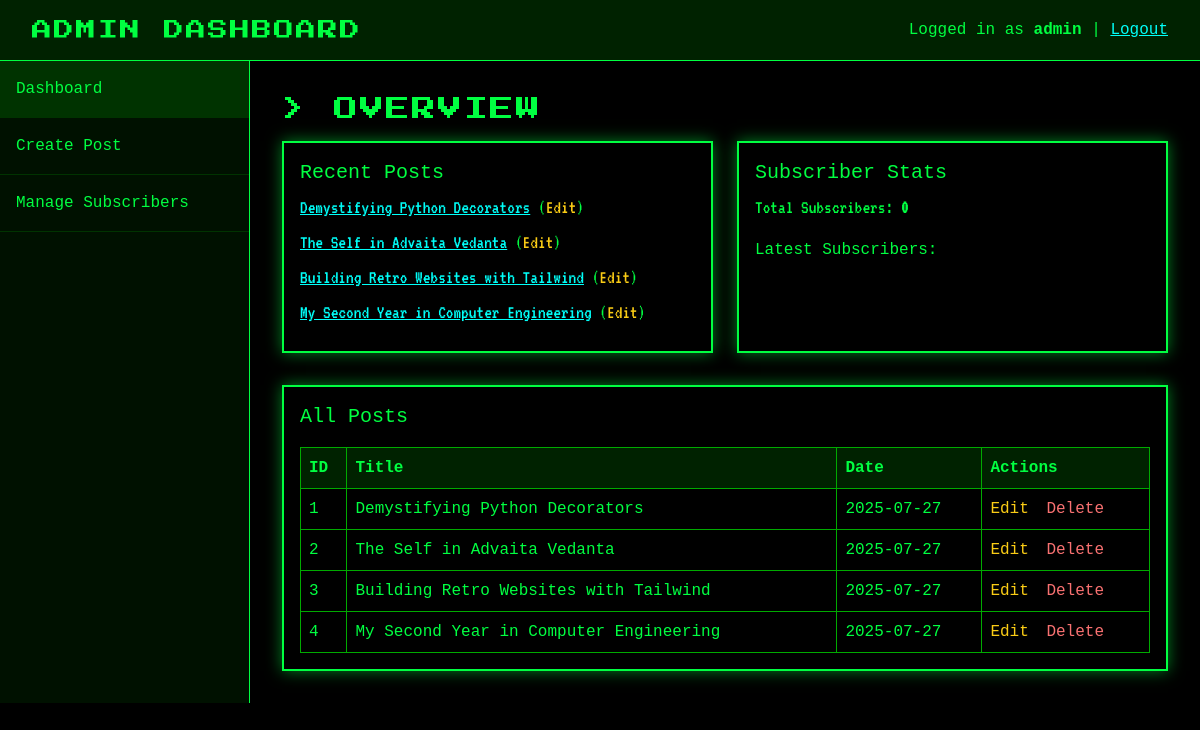
The page /admin/index.php (signed in) on the database its author committed.
### tables this page shows
CREATE TABLE posts (
    id INT AUTO_INCREMENT PRIMARY KEY,
    title VARCHAR(255) NOT NULL,
    slug VARCHAR(255) UNIQUE NOT NULL,  
    content TEXT NOT NULL,
    excerpt TEXT,  
    created_at TIMESTAMP DEFAULT CURRENT_TIMESTAMP,
    updated_at TIMESTAMP DEFAULT CURRENT_TIMESTAMP ON UPDATE CURRENT_TIMESTAMP
);

### includes/functions.php (called while the page is built, shortened)
<?php
function get_all_posts($pdo, $limit = null, $offset = null) {
    $sql = "SELECT p.*, GROUP_CONCAT(c.name) as category_names FROM posts p LEFT JOIN post_categories pc ON p.id = pc.post_id LEFT JOIN categories c ON pc.category_id = c.id GROUP BY p.id ORDER BY p.created_at DESC";
    $stmt = $pdo->prepare($sql);
    $stmt->execute();
    return $stmt->fetchAll();
}
function escape($html) {
    return htmlspecialchars($html, ENT_QUOTES | ENT_SUBSTITUTE, "UTF-8");
}
?>

### admin/index.php (the view, shortened to what this page needs)
<?php
require '../includes/db.php';
require '../includes/functions.php';
$admin_username = $_SESSION['admin_username'];
$posts = get_all_posts($pdo);
$subscribers = $pdo->query("SELECT * FROM subscribers ORDER BY subscribed_at DESC")->fetchAll();
?>
<!DOCTYPE html>
<html lang="en">
<head>
    <script src="https://cdn.tailwindcss.com"></script>
    <link rel="stylesheet" href="https://cdnjs.cloudflare.com/ajax/libs/font-awesome/6.4.0/css/all.min.css">
    <link rel="stylesheet" href="../style.css">
</head>
<body class="font-mono">
    <div class="admin-header flex justify-between items-center">
        <h1 class="text-xl retro-heading">ADMIN DASHBOARD</h1>
        <div>
            Logged in as <strong><?= escape($admin_username) ?></strong>
            | <a href="logout.php" class="retro-link">Logout</a>
        </div>
    </div>
    <div class="flex">
        <nav class="admin-sidebar">
            <a href="index.php" class="nav-link active">Dashboard</a>
            <a href="create_post.php" class="nav-link">Create Post</a>
            <a href="manage_subscribers.php" class="nav-link">Manage Subscribers</a>
        </nav>
        <main class="admin-content">
            <h2 class="text-2xl mb-4 retro-heading">> OVERVIEW</h2>
            <div class="grid grid-cols-1 md:grid-cols-2 gap-6 mb-8">
                <div class="content-section p-4">
                    <h3 class="text-xl mb-2">Recent Posts</h3>
                    <ul class="terminal-text">
                        <?php foreach (array_slice($posts, 0, 5) as $post): ?>
                            <li class="mb-2">
                                <a href="../post.php?slug=<?= urlencode($post['slug']) ?>" target="_blank" class="retro-link"><?= escape($post['title']) ?></a>
                                (<a href="edit_post.php?id=<?= $post['id'] ?>" class="text-yellow-400">Edit</a>)
                            </li>
                        <?php endforeach; ?>
                    </ul>
                </div>
                <div class="content-section p-4">
                    <h3 class="text-xl mb-2">Subscriber Stats</h3>
                    <p class="terminal-text">Total Subscribers: <strong><?= count($subscribers) ?></strong></p>
                    <h4 class="mt-4 mb-2">Latest Subscribers:</h4>
                </div>
            </div>
            <div class="content-section p-4">
                <h3 class="text-xl mb-2">All Posts</h3>
                <table>
                    <thead>
                        <tr>
                            <th>ID</th>
                            <th>Title</th>
                            <th>Date</th>
                            <th>Actions</th>
                        </tr>
                    </thead>
                    <tbody>
                        <?php foreach ($posts as $post): ?>
                        <tr>
                            <td><?= $post['id'] ?></td>
                            <td><?= escape($post['title']) ?></td>
                            <td><?= date('Y-m-d', strtotime($post['created_at'])) ?></td>
                            <td>
                                <a href="edit_post.php?id=<?= $post['id'] ?>" class="text-yellow-400 mr-2">Edit</a>
                                <a href="delete_post.php?id=<?= $post['id'] ?>" class="text-red-400" onclick="return confirm('Are you sure you want to delete this post?')">Delete</a>
                            </td>
                        </tr>
                        <?php endforeach; ?>
                    </tbody>
                </table>
            </div>
        </main>
    </div>
</body>
</html>

### style.css (style rules this page uses)
.terminal-text { font-family: 'VT323', monospace; font-size: 1.2rem; line-height: 1.4; }
.retro-heading { font-family: 'Press Start 2P', cursive; font-size: 1.5rem; text-transform: uppercase; letter-spacing: 2px; }
.content-section { border: 2px solid #00ff41; box-shadow: 0 0 15px rgba(0, 255, 65, 0.5); }
.retro-link { color: #00fff9; text-decoration: underline; transition: all 0.3s; }

### admin/index.php (style rules this page uses)
body { background-color: #000; color: #00ff41; }
.admin-header { padding: 1rem 2rem; background: #002200; border-bottom: 1px solid #00ff41; }
.admin-sidebar { width: 250px; background: #001100; border-right: 1px solid #00ff41; }
.admin-content { flex: 1; padding: 2rem; }
.nav-link { display: block; padding: 1rem; color: #00ff41; text-decoration: none; border-bottom: 1px solid #003300; }
.nav-link:hover, .nav-link.active { background: #003300; }
table { width: 100%; border-collapse: collapse; margin-top: 1rem; }
th, td { border: 1px solid #00aa00; padding: 0.5rem; text-align: left; }
th { background: #002200; }

### rows shown on the page
posts: title "Demystifying Python Decorators", id "1", created_at "2025-07-27"
posts: title "The Self in Advaita Vedanta", id "2", created_at "2025-07-27"
posts: title "Building Retro Websites with Tailwind", id "3", created_at "2025-07-27"
posts: title "My Second Year in Computer Engineering", id "4", created_at "2025-07-27"

### other values the page prints
$admin_username "admin"
count($subscribers) "0"
